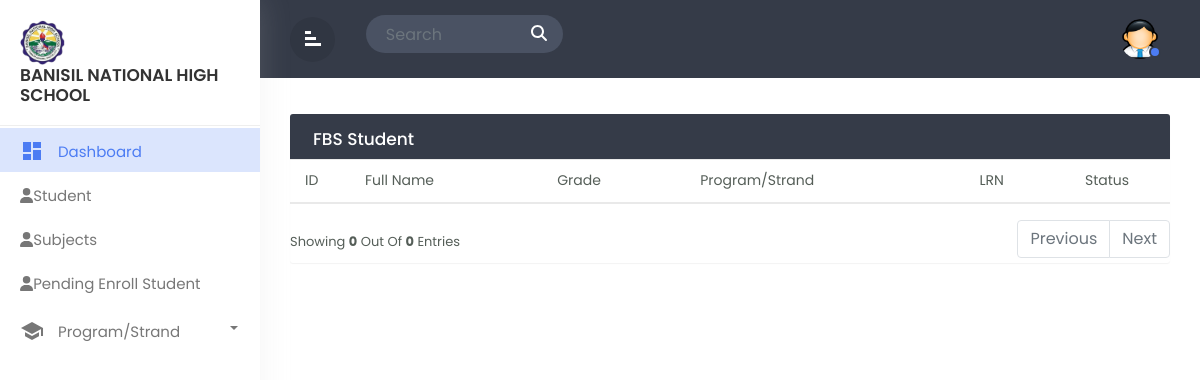
The page /admin_FBS.php on the database as committed earlier.
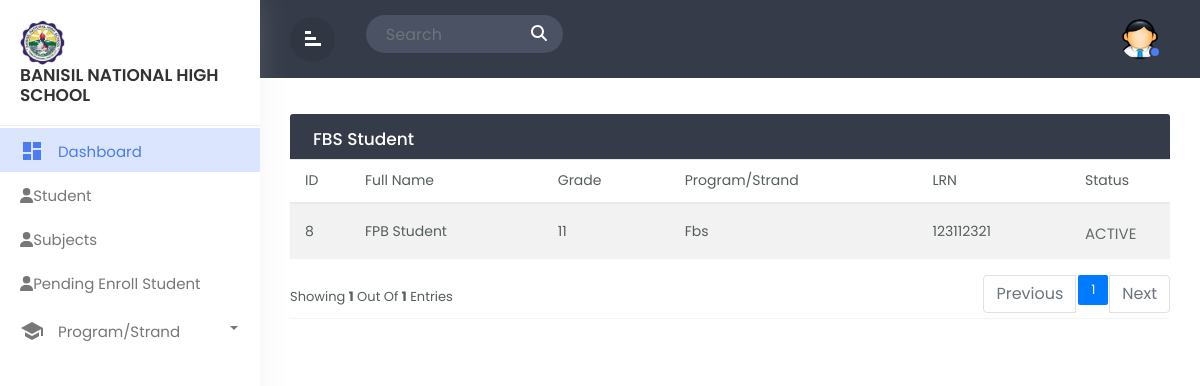
The same page on the database as committed later.
### tables this page shows
CREATE TABLE `tbl_userinfo` (
  `user_id` int(11) NOT NULL,
  `firstname` varchar(244) NOT NULL,
  `middlename` varchar(244) NOT NULL,
  `lastname` varchar(244) NOT NULL,
  `suffix` varchar(244) NOT NULL,
  `gender` varchar(244) NOT NULL,
  `birthday` date NOT NULL,
  `age` int(11) NOT NULL
);

CREATE TABLE `tbl_enrollment` (
  `enrollment_id` int(11) NOT NULL,
  `userinfo_id` int(11) NOT NULL,
  `admit_type` varchar(244) NOT NULL,
  `grade` varchar(244) NOT NULL,
  `program` varchar(244) NOT NULL,
  `term` varchar(244) NOT NULL,
  `lrn` int(11) NOT NULL,
  `lsa` varchar(244) NOT NULL
);

### admin_FBS.php (the view, shortened to what the changed rows need)
<!doctype html>
<html lang="en">
  <head>
        <link rel="stylesheet" href="css/bootstrap.min.css">
        <link rel="stylesheet" href="css/custom.css">
  </head>
  <body>
<div class="wrapper">
		<div id="content">
		   <div class="main-content">
			  <div class="row">
				<div class="col-md-12">
				<div class="table-wrapper">
    <div class="table-title">
      <div class="row">
        <div class="col-sm-6 p-0 d-flex justify-content-lg-start justify-content-center">
          <h2 class="ml-lg-2">FBS Student</h2>
        </div>
      </div>
    </div>
    <?php
    include 'dbcon.php';
    $limit = 5;
    $page = isset($_GET['page']) ? $_GET['page'] : 1;
    $sqlCount = "SELECT COUNT(*) AS total FROM tbl_userinfo
              JOIN tbl_user_level ON tbl_user_level.user_level_id = tbl_userinfo.user_id
              JOIN tbl_enrollment ON tbl_enrollment.userinfo_id = tbl_userinfo.user_id
              WHERE tbl_user_level.level = 'STUDENT' AND tbl_enrollment.program = 'FBS'";
    $resultCount = mysqli_query($conn, $sqlCount);
    $rowCount = mysqli_fetch_assoc($resultCount)['total'];
    $totalPages = ceil($rowCount / $limit);
    $offset = ($page - 1) * $limit;
    $sql = "SELECT tbl_userinfo.user_id, tbl_userinfo.firstname, tbl_userinfo.middlename, tbl_userinfo.lastname, tbl_userinfo.suffix, tbl_enrollment.userinfo_id, tbl_enrollment.admit_type, tbl_enrollment.grade, tbl_enrollment.program, tbl_enrollment.term, tbl_enrollment.lrn, tbl_enrollment.lsa, tbl_user_status.status, tbl_user_level.level
            FROM tbl_userinfo
            JOIN tbl_enrollment ON tbl_userinfo.user_id = tbl_enrollment.userinfo_id
            JOIN tbl_user_status ON tbl_userinfo.user_id = tbl_user_status.userinfo_id
            JOIN tbl_user_level ON tbl_userinfo.user_id = tbl_user_level.userinfo_id
            WHERE tbl_user_level.level = 'STUDENT' AND tbl_enrollment.program = 'FBS' AND tbl_user_status.status = '1'
            LIMIT $limit OFFSET $offset";
    $result = mysqli_query($conn, $sql);
    ?>
<table class="table table-striped table-hover" id="fbs_table">
  <thead>
    <tr>
      <th>ID</th>
      <th>Full Name</th>
      <th>Grade</th>
      <th>Program/Strand</th>
      <th>LRN</th>
      <th>Status</th>
    </tr>
  </thead>
  <tbody>
    <?php foreach ($result as $row): ?>
      <tr>
        <td><?php echo $row['user_id'] ?></td>
        <td><?php echo $row['firstname'] . ' ' . $row['lastname']; ?></td>
        <td><?php echo $row['grade']; ?></td>
        <td><?php echo $row['program']; ?></td>
        <td><?php echo $row['lrn'] ?></td>
        <td>
        <?php
            if($row['status'] == 1){
              echo '<span class="active">ACTIVE</span>';
            } else {
              echo '<span class="inactive">INACTIVE</span>';
            }
        ?>
        </td>
      </tr>
    <?php endforeach; ?>
  </tbody>
</table>
<div class="clearfix">
<div class="hint-text">Showing <b><?php echo mysqli_num_rows($result) ?></b> out of <b><?php echo mysqli_num_rows($result) ?></b> entries</div>
  <ul class="pagination">
    <?php for ($i = 1; $i <= $totalPages; $i++): ?>
      <li class="page-item <?php if ($i == $page) echo 'active' ?>">
        <a href="?page=<?php echo $i ?>" class="page-link"><?php echo $i ?></a>
      </li>
    <?php endfor; ?>
  </ul>
</div>
</div>
			  </div>
		</div>
</div>
</div>
  </body>
  </html>

Rows that differ between the two databases and show on the page:
added tbl_userinfo: user_id "8", firstname "FPB", lastname "Student", tbl_enrollment.grade "11", tbl_enrollment.program "Fbs", tbl_enrollment.lrn "123112321"
Other text that changed with them:
mysqli_num_rows($result): "0" → "1"
new list line: "1"
